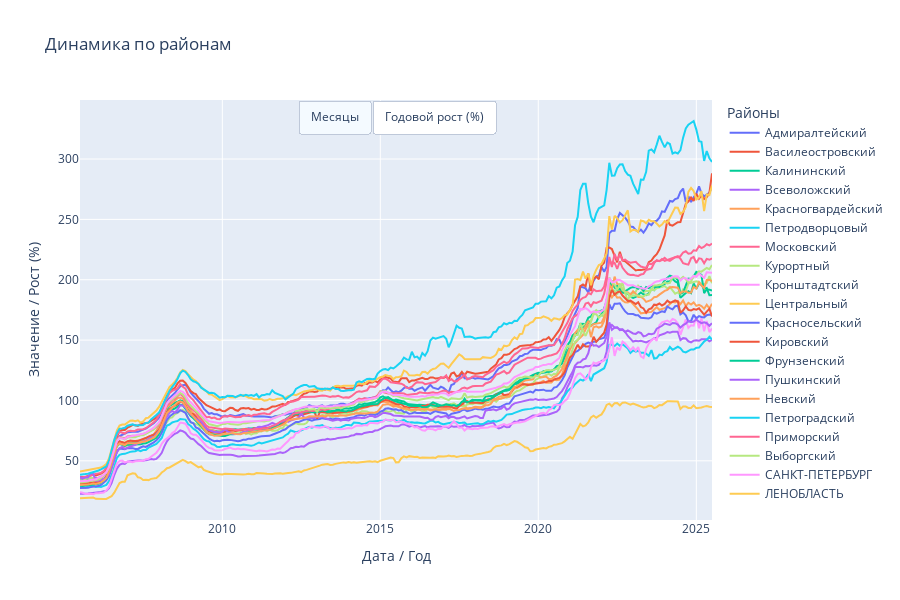

The cell this chart's notebook holds for it:
### Markdown cell above
ОбЪединим два графика

### Code cell
import plotly.graph_objects as go
from plotly.subplots import make_subplots
from plotly.offline import iplot

# Добавляем колонку "Год"
dataset['Год'] = dataset['Дата'].dt.year

# Годовое среднее и процентный рост
annual_avg = dataset.groupby('Год')[districts].mean()
annual_pct_change = annual_avg.pct_change() * 100

# Создаем пустую фигуру с двумя вкладками
fig = go.Figure()

# Вкладка 1: Месячные значения
for district in districts:
    fig.add_trace(go.Scatter(
        x=dataset['Дата'].tolist(),
        y=pd.to_numeric(dataset[district], errors='coerce').tolist(),
        mode='lines',
        name=district.replace('o_', ''),

    ))

# Вкладка 2: Годовой рост %
for district in districts:
    fig.add_trace(go.Scatter(
        x=annual_pct_change.index.tolist(),
        y=annual_pct_change[district].tolist(),
        mode='lines+markers',
        name=district.replace('o_', ''),

        visible=False  # скрываем по умолчанию
    ))

# Кнопки для переключения вкладок
buttons = [
    dict(label="Месяцы",
         method="update",
         args=[{"visible": [True]*len(districts) + [False]*len(districts)},
               {"title": "Динамика по месяцам"}]),
    dict(label="Годовой рост (%)",
         method="update",
         args=[{"visible": [False]*len(districts) + [True]*len(districts)},
               {"title": "Годовой рост (%) по районам"}])
]

fig.update_layout(
    updatemenus=[dict(type="buttons", buttons=buttons, direction="right", x=0.5, xanchor="center")],
    height=600,
    hovermode='x unified',
    legend_title_text='Районы',
    title="Динамика по районам"
)

fig.update_xaxes(title_text="Дата / Год")
fig.update_yaxes(title_text="Значение / Рост (%)")

fig.show()

### Figure 1 — Plotly figure (JSON) as saved in the notebook; plotly's stock layout.template omitted (floating-point values rounded to 4 significant figures; data arrays with more than 128 entries replaced by an {"elided": "..."} marker saying what was removed)
{"data": [{"mode": "lines", "name": "Адмиралтейский", "type": "scatter", "x": {"elided": "241 str values"}, "y": {"elided": "241 float values"}}, {"mode": "lines", "name": "Василеостровский", "type": "scatter", "x": {"elided": "241 str values"}, "y": {"elided": "241 float values"}}, {"mode": "lines", "name": "Калининский", "type": "scatter", "x": {"elided": "241 str values"}, "y": {"elided": "241 float values"}}, {"mode": "lines", "name": "Всеволожский", "type": "scatter", "x": {"elided": "241 str values"}, "y": {"elided": "241 float values"}}, {"mode": "lines", "name": "Красногвардейский", "type": "scatter", "x": {"elided": "241 str values"}, "y": {"elided": "241 float values"}}, {"mode": "lines", "name": "Петродворцовый", "type": "scatter", "x": {"elided": "241 str values"}, "y": {"elided": "241 float values"}}, {"mode": "lines", "name": "Московский", "type": "scatter", "x": {"elided": "241 str values"}, "y": {"elided": "241 float values"}}, {"mode": "lines", "name": "Курортный", "type": "scatter", "x": {"elided": "241 str values"}, "y": {"elided": "241 float values"}}, {"mode": "lines", "name": "Кронштадтский", "type": "scatter", "x": {"elided": "241 str values"}, "y": {"elided": "241 float values"}}, {"mode": "lines", "name": "Центральный", "type": "scatter", "x": {"elided": "241 str values"}, "y": {"elided": "241 float values"}}, {"mode": "lines", "name": "Красносельский", "type": "scatter", "x": {"elided": "241 str values"}, "y": {"elided": "241 float values"}}, {"mode": "lines", "name": "Кировский", "type": "scatter", "x": {"elided": "241 str values"}, "y": {"elided": "241 float values"}}, {"mode": "lines", "name": "Фрунзенский", "type": "scatter", "x": {"elided": "241 str values"}, "y": {"elided": "241 float values"}}, {"mode": "lines", "name": "Пушкинский", "type": "scatter", "x": {"elided": "241 str values"}, "y": {"elided": "241 float values"}}, {"mode": "lines", "name": "Невский", "type": "scatter", "x": {"elided": "241 str values"}, "y": {"elided": "241 float values"}}, {"mode": "lines", "name": "Петроградский", "type": "scatter", "x": {"elided": "241 str values"}, "y": {"elided": "241 float values"}}, {"mode": "lines", "name": "Приморский", "type": "scatter", "x": {"elided": "241 str values"}, "y": {"elided": "241 float values"}}, {"mode": "lines", "name": "Выборгский", "type": "scatter", "x": {"elided": "241 str values"}, "y": {"elided": "241 float values"}}, {"mode": "lines", "name": "CАНКТ-ПЕТЕРБУРГ", "type": "scatter", "x": {"elided": "241 str values"}, "y": {"elided": "241 float values"}}, {"mode": "lines", "name": "ЛЕНОБЛАСТЬ", "type": "scatter", "x": {"elided": "241 str values"}, "y": {"elided": "241 float values"}}, {"mode": "lines+markers", "name": "Адмиралтейский", "type": "scatter", "visible": false, "x": [2005, 2006, 2007, 2008, 2009, 2010, 2011, 2012, 2013, 2014, 2015, 2016, 2017, 2018, 2019, 2020, 2021, 2022, 2023, 2024, 2025], "y": [null, 48.26, 47.65, 34.89, -8.426, -7.637, -0.5432, 5.895, 4.136, 4.842, 7.956, 1.443, 4.827, 5.011, 12.43, 7.445, 27.94, 26.82, 3.329, 8.548, 2.387]}, {"mode": "lines+markers", "name": "Василеостровский", "type": "scatter", "visible": false, "x": [2005, 2006, 2007, 2008, 2009, 2010, 2011, 2012, 2013, 2014, 2015, 2016, 2017, 2018, 2019, 2020, 2021, 2022, 2023, 2024, 2025], "y": [null, 47.2, 47.79, 31.85, -7.709, -5.889, 1.419, 9.231, 6.879, 2.916, 3.861, 0.5552, 2.843, 4.965, 12.86, 8.402, 23.41, 13.42, -1.552, 17.78, 7.52]}, {"mode": "lines+markers", "name": "Калининский", "type": "scatter", "visible": false, "x": [2005, 2006, 2007, 2008, 2009, 2010, 2011, 2012, 2013, 2014, 2015, 2016, 2017, 2018, 2019, 2020, 2021, 2022, 2023, 2024, 2025], "y": [null, 56.71, 40.44, 37.57, -14.17, -4.697, 3.209, 13.36, 3.588, 4.709, 4.199, -4.01, 0.869, 6.277, 11.4, 11.2, 27.71, 14.98, 0.9972, 2.091, -0.9177]}, {"mode": "lines+markers", "name": "Всеволожский", "type": "scatter", "visible": false, "x": [2005, 2006, 2007, 2008, 2009, 2010, 2011, 2012, 2013, 2014, 2015, 2016, 2017, 2018, 2019, 2020, 2021, 2022, 2023, 2024, 2025], "y": [null, 47.3, 49.7, 34.91, -11.35, -9.925, 1.367, 12.42, 10.02, 6.815, 8.07, -0.3123, -0.02604, 1.182, 5.029, 11.93, 35.8, 20.34, -1.34, 1.879, -2.049]}, {"mode": "lines+markers", "name": "Красногвардейский", "type": "scatter", "visible": false, "x": [2005, 2006, 2007, 2008, 2009, 2010, 2011, 2012, 2013, 2014, 2015, 2016, 2017, 2018, 2019, 2020, 2021, 2022, 2023, 2024, 2025], "y": [null, 55.26, 42.84, 37.97, -14.83, -6.517, 3.952, 12.87, 1.996, 3.686, 2.932, -4.46, 2.509, 5.026, 11.78, 7.309, 29.67, 16.99, -2.909, 2.973, -1.108]}, {"mode": "lines+markers", "name": "Петродворцовый", "type": "scatter", "visible": false, "x": [2005, 2006, 2007, 2008, 2009, 2010, 2011, 2012, 2013, 2014, 2015, 2016, 2017, 2018, 2019, 2020, 2021, 2022, 2023, 2024, 2025], "y": [null, 39.95, 48.83, 32.95, -13.16, -8.397, 4.806, 14.01, 3.918, 4.139, 2.108, -1.633, -0.6488, 1.371, 10.8, 6.304, 20.93, 19.82, -1.319, 2.342, 4.278]}, {"mode": "lines+markers", "name": "Московский", "type": "scatter", "visible": false, "x": [2005, 2006, 2007, 2008, 2009, 2010, 2011, 2012, 2013, 2014, 2015, 2016, 2017, 2018, 2019, 2020, 2021, 2022, 2023, 2024, 2025], "y": [null, 49.77, 39.32, 34.82, -13.14, -4.111, 4.155, 11.55, 2.424, 4.445, 6.155, 0.1447, 3.026, 5.16, 12.54, 7.09, 22.55, 12.64, 1.051, 3.635, -0.1314]}, {"mode": "lines+markers", "name": "Курортный", "type": "scatter", "visible": false, "x": [2005, 2006, 2007, 2008, 2009, 2010, 2011, 2012, 2013, 2014, 2015, 2016, 2017, 2018, 2019, 2020, 2021, 2022, 2023, 2024, 2025], "y": [null, 30.33, 45.44, 28.01, -10.47, -4.159, 3.117, 8.636, 7.745, 2.373, 0.8333, 2.929, 3.381, 3.056, 9.962, 13.11, 28.68, 16.75, 3.333, 0.5344, 2.774]}, {"mode": "lines+markers", "name": "Кронштадтский", "type": "scatter", "visible": false, "x": [2005, 2006, 2007, 2008, 2009, 2010, 2011, 2012, 2013, 2014, 2015, 2016, 2017, 2018, 2019, 2020, 2021, 2022, 2023, 2024, 2025], "y": [null, 52.65, 46.2, 42.49, -11.22, -7.922, -0.9868, 24.01, 5.142, 3.054, 3.987, -7.248, 2.244, -0.2681, 5.904, 13.79, 29.23, 16.54, 4.074, 10.83, -0.6139]}, {"mode": "lines+markers", "name": "Центральный", "type": "scatter", "visible": false, "x": [2005, 2006, 2007, 2008, 2009, 2010, 2011, 2012, 2013, 2014, 2015, 2016, 2017, 2018, 2019, 2020, 2021, 2022, 2023, 2024, 2025], "y": [null, 43.04, 41.85, 33.22, -3.586, -5.673, -1.89, 5.1, 3.889, 3.797, 5.363, 2.955, 7.157, 3.362, 13.74, 7.761, 18.02, 21.51, 1.752, 5.644, 3.617]}, {"mode": "lines+markers", "name": "Красносельский", "type": "scatter", "visible": false, "x": [2005, 2006, 2007, 2008, 2009, 2010, 2011, 2012, 2013, 2014, 2015, 2016, 2017, 2018, 2019, 2020, 2021, 2022, 2023, 2024, 2025], "y": [null, 57.45, 42.15, 36.71, -14.75, -7.03, 6.144, 14.54, 3.514, 3.306, 4.838, -2.033, 0.5858, 3.939, 10.83, 8.127, 27.89, 18.73, -0.2563, 1.514, -1.905]}, {"mode": "lines+markers", "name": "Кировский", "type": "scatter", "visible": false, "x": [2005, 2006, 2007, 2008, 2009, 2010, 2011, 2012, 2013, 2014, 2015, 2016, 2017, 2018, 2019, 2020, 2021, 2022, 2023, 2024, 2025], "y": [null, 53.31, 42.46, 33.28, -13.14, -5.44, 3.69, 12.58, 2.438, 4.965, 3.638, -2.318, 0.7981, 5.648, 9.438, 6.414, 22.52, 23.98, -0.7218, 0.08847, -2.662]}, {"mode": "lines+markers", "name": "Фрунзенский", "type": "scatter", "visible": false, "x": [2005, 2006, 2007, 2008, 2009, 2010, 2011, 2012, 2013, 2014, 2015, 2016, 2017, 2018, 2019, 2020, 2021, 2022, 2023, 2024, 2025], "y": [null, 56.31, 39.39, 36.81, -13.5, -5.79, 6.612, 15.04, 2.674, 4.327, 4.446, -3.982, 2.281, 5.06, 13.49, 9.941, 24.69, 18.5, 2.651, 2.604, -0.8683]}, {"mode": "lines+markers", "name": "Пушкинский", "type": "scatter", "visible": false, "x": [2005, 2006, 2007, 2008, 2009, 2010, 2011, 2012, 2013, 2014, 2015, 2016, 2017, 2018, 2019, 2020, 2021, 2022, 2023, 2024, 2025], "y": [null, 22.2, 44.81, 34.3, -10.11, -6.991, 7.626, 7.127, -0.7052, 1.353, 2.635, -2.268, 0.04778, 5.208, 8.54, 5.919, 30.25, 15.61, -0.1579, 4.539, 0.5278]}, {"mode": "lines+markers", "name": "Невский", "type": "scatter", "visible": false, "x": [2005, 2006, 2007, 2008, 2009, 2010, 2011, 2012, 2013, 2014, 2015, 2016, 2017, 2018, 2019, 2020, 2021, 2022, 2023, 2024, 2025], "y": [null, 54.62, 41.36, 37.26, -15.03, -6.147, 4.862, 11.65, 2.692, 2.292, 6.153, -2.172, -0.0419, 5.361, 15.68, 8.613, 29.42, 18.2, -0.9024, 3.056, 2.713]}, {"mode": "lines+markers", "name": "Петроградский", "type": "scatter", "visible": false, "x": [2005, 2006, 2007, 2008, 2009, 2010, 2011, 2012, 2013, 2014, 2015, 2016, 2017, 2018, 2019, 2020, 2021, 2022, 2023, 2024, 2025], "y": [null, 47.41, 40.78, 35.98, -1.147, -5.254, 1.079, 3.792, 0.4118, 5.307, 12.08, 11.19, 7.214, 1.006, 9.805, 11.82, 33.11, 12.03, 3.952, 6.868, -2.48]}, {"mode": "lines+markers", "name": "Приморский", "type": "scatter", "visible": false, "x": [2005, 2006, 2007, 2008, 2009, 2010, 2011, 2012, 2013, 2014, 2015, 2016, 2017, 2018, 2019, 2020, 2021, 2022, 2023, 2024, 2025], "y": [null, 55.12, 41.36, 33.1, -14.33, -8.272, 3.184, 13.68, 4.647, 7.857, 5.214, 0.228, 2.444, 7.384, 12.22, 7.597, 24.62, 19.51, 1.67, 2.988, 3.546]}, {"mode": "lines+markers", "name": "Выборгский", "type": "scatter", "visible": false, "x": [2005, 2006, 2007, 2008, 2009, 2010, 2011, 2012, 2013, 2014, 2015, 2016, 2017, 2018, 2019, 2020, 2021, 2022, 2023, 2024, 2025], "y": [null, 55.76, 41.31, 35.92, -13.16, -5.069, 4.548, 8.564, 2.134, 5.883, 5.131, -2.691, 0.7407, 4.126, 10.09, 9.881, 23.81, 18.29, 0.9195, 5.105, 3.973]}, {"mode": "lines+markers", "name": "CАНКТ-ПЕТЕРБУРГ", "type": "scatter", "visible": false, "x": [2005, 2006, 2007, 2008, 2009, 2010, 2011, 2012, 2013, 2014, 2015, 2016, 2017, 2018, 2019, 2020, 2021, 2022, 2023, 2024, 2025], "y": [null, 52.81, 42.45, 35.88, -12.01, -6.101, 3.117, 10.2, 2.443, 4.674, 5.101, -0.9375, 2.485, 2.574, 11.09, 10.6, 26.46, 13.69, 1.229, 2.979, 1.431]}, {"mode": "lines+markers", "name": "ЛЕНОБЛАСТЬ", "type": "scatter", "visible": false, "x": [2005, 2006, 2007, 2008, 2009, 2010, 2011, 2012, 2013, 2014, 2015, 2016, 2017, 2018, 2019, 2020, 2021, 2022, 2023, 2024, 2025], "y": [null, 21.6, 55.72, 25.27, -6.003, -9.426, 1.36, 5.309, 13.76, 3.897, 5.371, 2.503, 1.903, 9.14, 5.94, 0.7712, 26.3, 20.91, -0.6229, 1.384, -2.308]}], "layout": {"height": 600, "hovermode": "x unified", "legend": {"title": {"text": "Районы"}}, "title": {"text": "Динамика по районам"}, "updatemenus": [{"buttons": [{"args": [{"visible": [true, true, true, true, true, true, true, true, true, true, true, true, true, true, true, true, true, true, true, true, false, false, false, false, false, false, false, false, false, false, false, false, false, false, false, false, false, false, false, false]}, {"title": "Динамика по месяцам"}], "label": "Месяцы", "method": "update"}, {"args": [{"visible": [false, false, false, false, false, false, false, false, false, false, false, false, false, false, false, false, false, false, false, false, true, true, true, true, true, true, true, true, true, true, true, true, true, true, true, true, true, true, true, true]}, {"title": "Годовой рост (%) по районам"}], "label": "Годовой рост (%)", "method": "update"}], "direction": "right", "type": "buttons", "x": 0.5, "xanchor": "center"}], "xaxis": {"title": {"text": "Дата / Год"}}, "yaxis": {"title": {"text": "Значение / Рост (%)"}}}}
